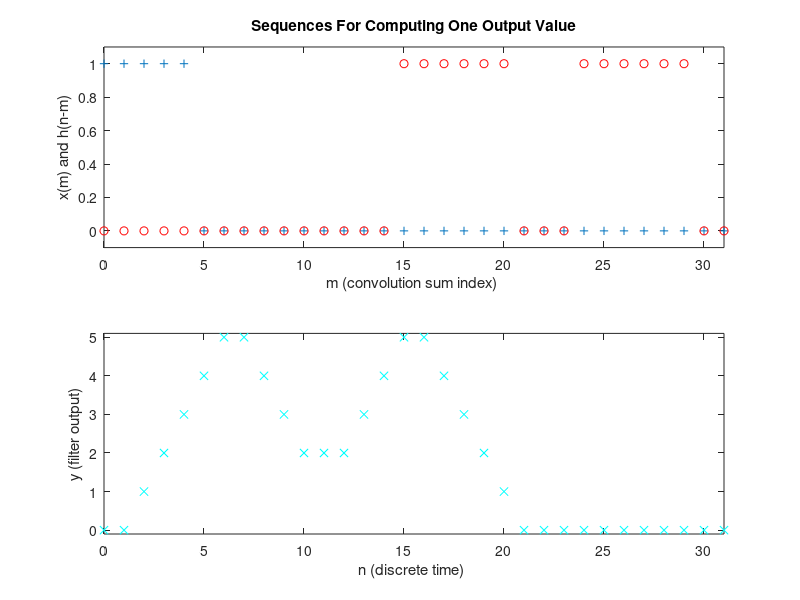

The MATLAB source for this figure:
% p2_21d.m  to make a series of plots explaining the convolution operation
%
clear, clf, clc
% define the filter IR & input seq. & initialize output seq.
N=32;				% total sequence length
n=(0:N-1);			% conventional index
xr=[ones(1,5),zeros(1,N-5)];
hr=[zeros(1,2),ones(1,6),zeros(1,3),ones(1,6),zeros(1,15)];
% initialize the output vector to be -1 for "plotting purposes":
% the output will be computed sequentially for each time and stored.
yr=zeros(1,N)-1;			
% 
for nr=1:N
	clf			% clear figure
	subplot(2,1,1)
	plot(n,xr,'+')
	hold on
	axis([0,N-1,-0.1,1.1])
	xlabel('m (convolution sum index) ')
	ylabel('x(m) and h(n-m)')
	title('Sequences For Computing One Output Value')
	for mr=1:N
		if (nr-mr+1>=1) & (nr-mr+1)<=N
			hrevr(mr)=hr(nr-mr+1);
		else
			hrevr(mr)=0;
		end
	end
	subplot(2,1,1)
	plot(n,hrevr,'ro')
%
	yr(nr)=dot(hrevr,xr);
	subplot(2,1,2)
	plot(n,yr,'cx')
	axis([0,N-1,-0.1,5.1])
	xlabel('n (discrete time) ')
	ylabel('y (filter output)')
%	title('Filter Output')
	drawnow
	disp('press any key to continue to next step')
	pause
end
hold off
